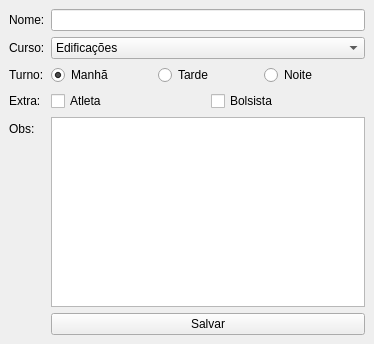
<?xml version="1.0" encoding="UTF-8"?>
<ui version="4.0">
 <class>CadAluno</class>
 <widget class="QMainWindow" name="CadAluno">
  <property name="geometry">
   <rect>
    <x>0</x>
    <y>0</y>
    <width>374</width>
    <height>344</height>
   </rect>
  </property>
  <property name="windowTitle">
   <string>Cadastro de Aluno</string>
  </property>
  <widget class="QWidget" name="centralwidget">
   <layout class="QFormLayout" name="formLayout">
    <item row="0" column="0">
     <widget class="QLabel" name="label_nome">
      <property name="text">
       <string>Nome:</string>
      </property>
     </widget>
    </item>
    <item row="0" column="1">
     <widget class="QLineEdit" name="line_nome"/>
    </item>
    <item row="1" column="0">
     <widget class="QLabel" name="label_curso">
      <property name="text">
       <string>Curso:</string>
      </property>
     </widget>
    </item>
    <item row="1" column="1">
     <widget class="QComboBox" name="combo_curso">
      <item>
       <property name="text">
        <string>Edificações</string>
       </property>
      </item>
      <item>
       <property name="text">
        <string>Eletrotécnica</string>
       </property>
      </item>
      <item>
       <property name="text">
        <string>Informática</string>
       </property>
      </item>
      <item>
       <property name="text">
        <string>Mecânica</string>
       </property>
      </item>
     </widget>
    </item>
    <item row="2" column="0">
     <widget class="QLabel" name="label_turno">
      <property name="text">
       <string>Turno:</string>
      </property>
     </widget>
    </item>
    <item row="2" column="1">
     <layout class="QHBoxLayout" name="horizontalLayout">
      <item>
       <widget class="QRadioButton" name="radio_manha">
        <property name="text">
         <string>Manhã</string>
        </property>
        <property name="checked">
         <bool>true</bool>
        </property>
       </widget>
      </item>
      <item>
       <widget class="QRadioButton" name="radio_tarde">
        <property name="text">
         <string>Tarde</string>
        </property>
       </widget>
      </item>
      <item>
       <widget class="QRadioButton" name="radio_noite">
        <property name="text">
         <string>Noite</string>
        </property>
       </widget>
      </item>
     </layout>
    </item>
    <item row="3" column="0">
     <widget class="QLabel" name="label_extra">
      <property name="text">
       <string>Extra:</string>
      </property>
     </widget>
    </item>
    <item row="3" column="1">
     <layout class="QHBoxLayout" name="horizontalLayout_2">
      <item>
       <widget class="QCheckBox" name="check_atleta">
        <property name="text">
         <string>Atleta</string>
        </property>
       </widget>
      </item>
      <item>
       <widget class="QCheckBox" name="check_bolsista">
        <property name="text">
         <string>Bolsista</string>
        </property>
       </widget>
      </item>
     </layout>
    </item>
    <item row="4" column="0">
     <widget class="QLabel" name="label_obs">
      <property name="text">
       <string>Obs:</string>
      </property>
     </widget>
    </item>
    <item row="4" column="1">
     <widget class="QTextEdit" name="text_obs"/>
    </item>
    <item row="5" column="1">
     <widget class="QPushButton" name="botao_salvar">
      <property name="text">
       <string>Salvar</string>
      </property>
     </widget>
    </item>
   </layout>
  </widget>
 </widget>
 <resources/>
 <connections/>
</ui>
